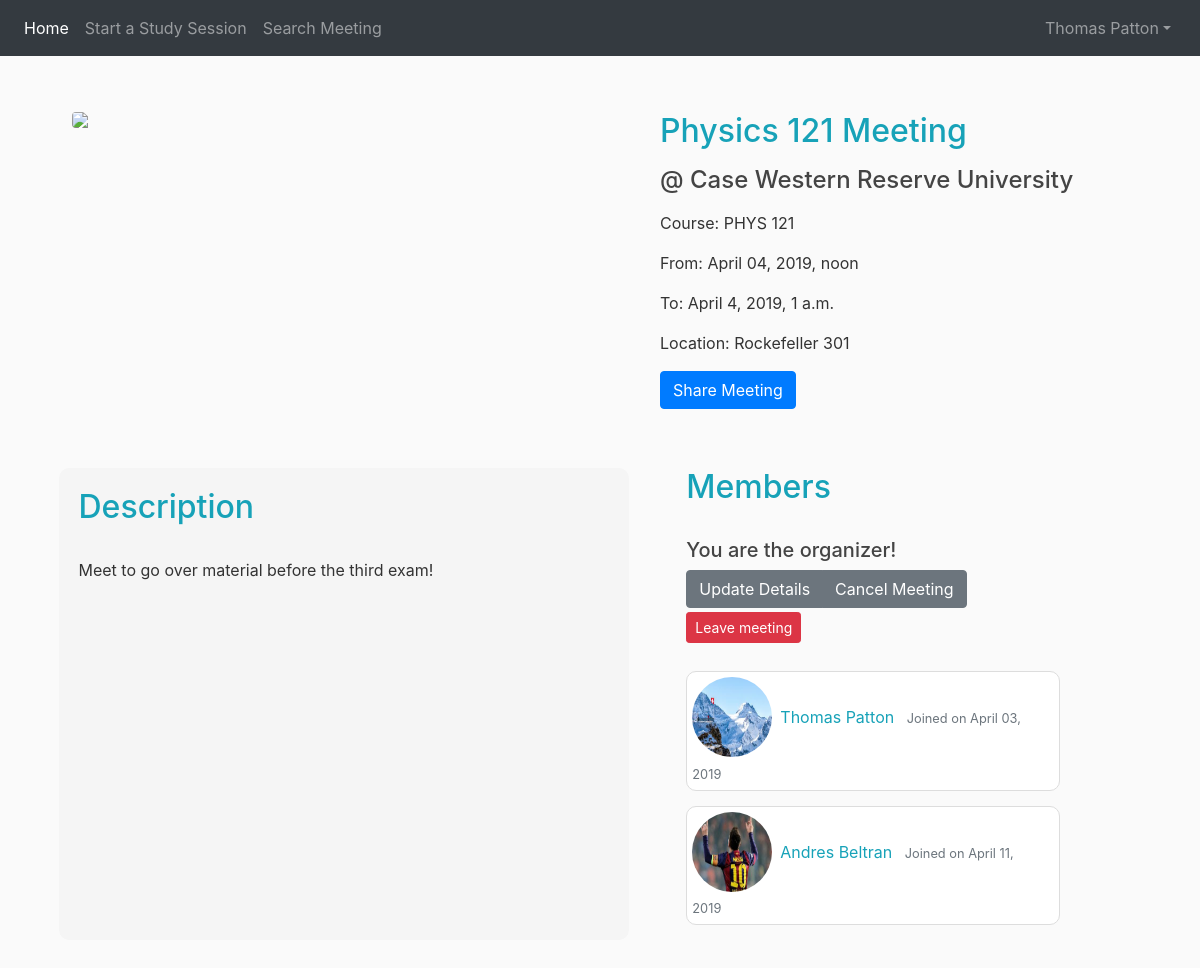
Screenshot of /meeting/1/ (signed in) with the database file from the repository.
### MEETINGS/models.py (models this page shows, shortened)
class Meeting(models.Model):
    title = models.CharField(max_length=100)
    university = models.CharField(max_length=100)
    course = models.CharField(max_length=100)
    date_start = models.DateTimeField()
    date_end = models.DateTimeField()
    location = models.CharField(max_length=100)
    description = models.TextField()
    members = models.ManyToManyField(User, through='Membership', related_name='user_meetings', default=None)

### USERS/models.py (models this page shows, shortened)
class Profile(models.Model):
    user = models.OneToOneField(User, on_delete=models.CASCADE)
    image = models.ImageField(default='default.jpg', upload_to='profile_pics')
    university = models.CharField(max_length=50, default="No University")
    major = models.CharField(max_length=20, default="Undecided")

### MEETINGS/views.py (the view, shortened to what this page needs)
# urls.py: path('meeting/<int:pk>/', MeetingDetailView.as_view(), name='meeting-detail'),
class MeetingDetailView(LoginRequiredMixin, FormMixin, DetailView):
    model = Meeting
    template_name = 'MEETINGS/meeting_detail.html'
    form_class = forms.Form
    def get_context_data(self, **kwargs):
        context = super().get_context_data(**kwargs)
        is_member = False
        is_organizer = False
        try:
            self.object.members.get(username=self.request.user.username)
            is_member = True
            membership = Membership.objects.get(group=self.get_object(), person=self.request.user)
            is_organizer = membership.is_organizer
        except ObjectDoesNotExist:
            print("Member not in meeting")
        share_form = ShareForm()
        context['form'] = share_form
        context['is_member'] = is_member
        context['is_organizer'] = is_organizer
        return context

### MEETINGS/forms/share_form.py
class ShareForm(forms.Form):
    emails = CommaSeparatedEmailField(
     widget=forms.Textarea(attrs={'placeholder': 'E-mail address(es)'}),
     label=_(u'')
    )

### MEETINGS/templates/MEETINGS/meeting_detail.html (shortened to what this page needs)
{% extends "MEETINGS/boot_base.html" %}
{% load static %}
{% block content %}
	<div class="row">
		<div class="col-md-6">
            <img class="m_img rounded" src="{% static 'MEETINGS/meeting_default.jpg' %}"/>
		</div>
		<div class="info col-md-6">
            <h2 class="text-info">{{ object.title }}</h2>
            <p><h4>@ {{ object.university }}</h4></p>
            <p>Course: {{ object.course }}</p>
            <p>From: {{ object.date_start | date:"F d, Y, P" }}</p>
            <p>To: {{ object.date_end }}</p>
            <p>Location: {{ object.location }}</p>
            <button type="button" class="btn btn-primary" data-toggle="modal" data-target="#shareModal"
                    data-whatever="@mdo">Share Meeting</button>
        </div>
	</div>
    <div class="description row">
		<div class="about col-md-6">
            <h2 class="text-info">Description</h2>
            <br class="p_med">{{ object.description }}</br>
		</div>
		<div class="info col-md-6">
            <h2 class="text-info">Members</h2>
            {% if is_organizer == True %}
            <br class="p_med"><h5>You are the organizer!</h5>
            <div class="btn-group" role="group">
				<a class="btn btn-secondary" href="{% url 'meeting-update' object.id %}" type="button">Update Details</a>
                <a class="btn btn-secondary" href="{% url 'meeting-delete' object.id %}" type="button">Cancel Meeting</a>
            </div>
            <form name="leave_form" class="leave_ajax" method="POST">
                <input class="btn btn-danger btn-sm mt-1 mb-1" type="Submit" value="Leave meeting"/>
            </form>
            {% elif is_member == False %}
            <form method="POST">
                {% csrf_token %}
                <input class="btn btn-primary" type="Submit" value="Join Meeting" name="join_meeting"/>
            </form>
            {% else %}
            <h5>You are a member!</h5>
            <form method="POST">
                {% csrf_token %}
                <input name="leave_meeting_mem" class="btn btn-danger btn-sm mt-1 mb-1" type="Submit" value="Leave Meeting"/>
            </form>
            {% endif %}
            <br class="p_med">
            {% for member in object.members.all %}
            <div class="member_profile col-md-9">
                <img class="rounded-circle prof-img" src={{ member.profile.image.url }}>
                <a class="mr-2" href="{% url 'profile' member.id %}">{{ member.first_name }} {{ member.last_name }}</a>
                <small class="text-muted">Joined on {{ member.date_joined | date:"F d, Y" }}</small>
            </div>
            {% endfor %}
        </div>
	</div>
{% endblock content %}

### USERS/templates/USERS/navbar.html (shortened to what this page needs)
<nav class="navbar navbar-expand-lg navbar-dark bg-dark fixed-top">
    <div class="collapse navbar-collapse" id="navbarsExampleDefault">
            <ul class="navbar-nav mr-auto">
                <li class="nav-item active">
                    <a class="nav-link" href="{% url 'meetings-list' %}">Home <span class="sr-only">(current)</span></a>
                </li>
                <li class="nav-item">
                    <a class="nav-link" href="{% url 'meeting-create' %}">Start a Study Session</a>
                </li>
                <li class="nav-item">
                    <a class="nav-link" href="{% url 'meeting-search' %}">Search Meeting</a>
                </li>
            </ul>
            <ul class="navbar-nav ml-auto nav-flex-icons">
                <li class="nav-item dropdown">
                    <a class="nav-link dropdown-toggle" href="#" id="dropdown01" data-toggle="dropdown"
                       aria-haspopup="true" aria-expanded="false">
                     {{ user.first_name }} {{ user.last_name }}</a>
                </li>
            </ul>
        </div>
    </nav>

### MEETINGS/static/MEETINGS/main.css (style rules this page uses)
body { background: #fafafa; color: #333333; margin-top: 7rem; }
.description { padding-top:5%; padding-bottom:5%; padding-left:5%; }
.about { background-color: whitesmoke; border-radius: 10px; padding: 20px; }
.member_profile { background: #ffffff; border: 1px solid #dddddd; border-radius: 10px; margin-bottom: 15px; padding-top:1%; padding-bottom:1%; padding-left:1%; }
.prof-img { height: 80px; width: 80px; margin-right: 1%; margin-bottom: 1%; }
.m_img { display: block; margin-left: 10%; width: 90%; }
.info { padding-left: 5%; }
h1, h2, h3, h4, h5, h6 { color: #444444; }
ul { margin: 0; }

### CALENDAR/static/CALENDAR/styles.css (style rules this page uses)
ul { height: 100%; padding: 0px 5px 0px 20px; }
a { color: #17a2b8; }

### rows the page displays
Meeting: title "Physics 121 Meeting", university "Case Western Reserve University", course "PHYS 121", date_start "April 04, 2019, noon", date_end "April 4, 2019, 1 a.m.", location "Rockefeller 301", description "Meet to go over material before the third exam!"

### other values shown
{{ user.first_name }} "Thomas"
{{ user.last_name }} "Patton"
{{ member.first_name }} "Thomas"
{{ member.last_name }} "Patton"
{{ member.date_joined | date:"F d, Y" }} "April 03, 2019"
{{ member.first_name }} "Andres"
{{ member.last_name }} "Beltran"
{{ member.date_joined | date:"F d, Y" }} "April 11, 2019"
